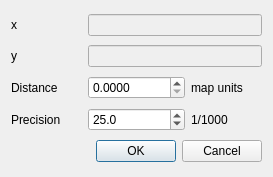
<?xml version="1.0" encoding="UTF-8"?>
<ui version="4.0">
 <class>place_distance</class>
 <widget class="QDialog" name="place_distance">
  <property name="geometry">
   <rect>
    <x>0</x>
    <y>0</y>
    <width>273</width>
    <height>177</height>
   </rect>
  </property>
  <property name="windowTitle">
   <string>IntersectIt :: Place Distance</string>
  </property>
  <layout class="QGridLayout" name="gridLayout">
   <item row="2" column="1">
    <widget class="QLabel" name="label">
     <property name="text">
      <string>Distance</string>
     </property>
    </widget>
   </item>
   <item row="2" column="2">
    <widget class="QDoubleSpinBox" name="distance">
     <property name="decimals">
      <number>4</number>
     </property>
     <property name="maximum">
      <double>999999.989999999990687</double>
     </property>
     <property name="singleStep">
      <double>1.000000000000000</double>
     </property>
    </widget>
   </item>
   <item row="2" column="3">
    <widget class="QLabel" name="label_3">
     <property name="text">
      <string>map units</string>
     </property>
    </widget>
   </item>
   <item row="3" column="1">
    <widget class="QLabel" name="label_2">
     <property name="text">
      <string>Precision</string>
     </property>
    </widget>
   </item>
   <item row="3" column="2">
    <widget class="QDoubleSpinBox" name="precision">
     <property name="decimals">
      <number>1</number>
     </property>
     <property name="maximum">
      <double>1000.000000000000000</double>
     </property>
     <property name="value">
      <double>25.000000000000000</double>
     </property>
    </widget>
   </item>
   <item row="3" column="3">
    <widget class="QLabel" name="label_4">
     <property name="text">
      <string>1/1000</string>
     </property>
    </widget>
   </item>
   <item row="5" column="1" colspan="3">
    <widget class="QDialogButtonBox" name="buttonBox">
     <property name="orientation">
      <enum>Qt::Horizontal</enum>
     </property>
     <property name="standardButtons">
      <set>QDialogButtonBox::Cancel|QDialogButtonBox::Ok</set>
     </property>
    </widget>
   </item>
   <item row="1" column="1">
    <widget class="QLabel" name="label_5">
     <property name="text">
      <string>y</string>
     </property>
    </widget>
   </item>
   <item row="0" column="1">
    <widget class="QLabel" name="label_6">
     <property name="text">
      <string>x</string>
     </property>
    </widget>
   </item>
   <item row="0" column="2" colspan="2">
    <widget class="QLineEdit" name="x">
     <property name="enabled">
      <bool>false</bool>
     </property>
    </widget>
   </item>
   <item row="1" column="2" colspan="2">
    <widget class="QLineEdit" name="y">
     <property name="enabled">
      <bool>false</bool>
     </property>
    </widget>
   </item>
  </layout>
 </widget>
 <resources/>
 <connections>
  <connection>
   <sender>buttonBox</sender>
   <signal>accepted()</signal>
   <receiver>place_distance</receiver>
   <slot>accept()</slot>
   <hints>
    <hint type="sourcelabel">
     <x>248</x>
     <y>254</y>
    </hint>
    <hint type="destinationlabel">
     <x>157</x>
     <y>274</y>
    </hint>
   </hints>
  </connection>
  <connection>
   <sender>buttonBox</sender>
   <signal>rejected()</signal>
   <receiver>place_distance</receiver>
   <slot>reject()</slot>
   <hints>
    <hint type="sourcelabel">
     <x>316</x>
     <y>260</y>
    </hint>
    <hint type="destinationlabel">
     <x>286</x>
     <y>274</y>
    </hint>
   </hints>
  </connection>
 </connections>
</ui>
